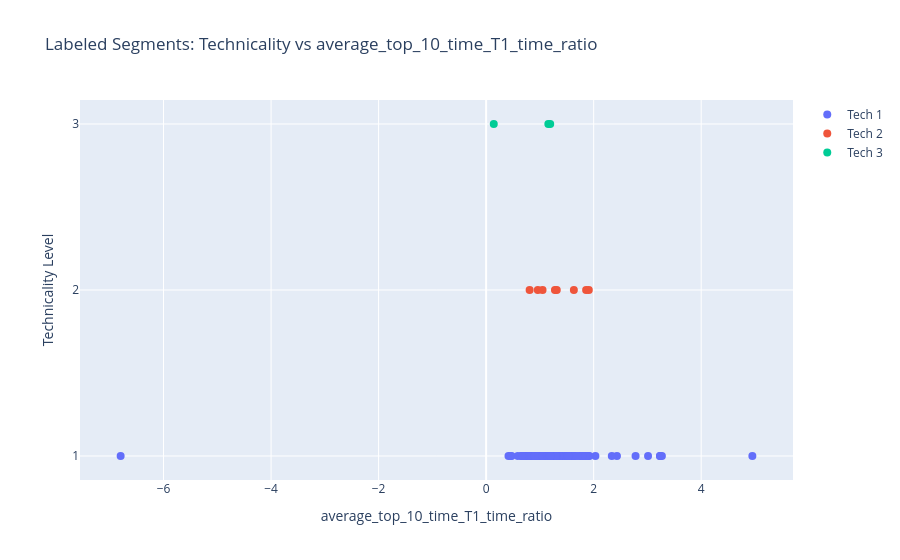

This figure's notebook cell:
### Code cell
# plot technicality vs besti
fig = go.Figure()
for tech in sorted(Whole_df_labeled['technicality'].unique()):
    tech_data = Whole_df_labeled[Whole_df_labeled['technicality'] == tech]
    fig.add_trace(go.Scatter(
        x=tech_data[ratio],
        y=tech_data['technicality'],
        mode='markers',
        name=f'Tech {int(tech)}',
        marker=dict(size=8),
        hovertemplate=
            "<b>Segment ID:</b> %{customdata[0]}<br>" +
            "<b>Technicality:</b> %{y}<br>" +
            "<b>Best Time / T1 Time Ratio:</b> %{x:.2f}<br>" +
            "<b>Best Time:</b> %{customdata[1]:.0f}s<br>" +
            "<b>T1 Time:</b> %{customdata[2]:.0f}s<br>" +
            "<extra></extra>",
        customdata=np.stack((tech_data['segment_id'], tech_data['best_time'], tech_data['T1_time']), axis=-1)
    ))
fig.update_layout(
    title=f"Labeled Segments: Technicality vs {ratio}",
    xaxis_title=f"{ratio}",
    yaxis_title="Technicality Level",
    yaxis=dict(tickmode='linear', tick0=1, dtick=1),
    hovermode='closest'
)
fig.show()

### Figure 1 — Plotly figure (JSON) as saved in the notebook; plotly's stock layout.template omitted (floating-point values rounded to 4 significant figures; data arrays with more than 128 entries replaced by an {"elided": "..."} marker saying what was removed)
{"data": [{"customdata": {"elided": "802x3 float values"}, "hovertemplate": "<b>Segment ID:</b> %{customdata[0]}<br><b>Technicality:</b> %{y}<br><b>Best Time / T1 Time Ratio:</b> %{x:.2f}<br><b>Best Time:</b> %{customdata[1]:.0f}s<br><b>T1 Time:</b> %{customdata[2]:.0f}s<br><extra></extra>", "marker": {"size": 8}, "mode": "markers", "name": "Tech 1", "type": "scatter", "x": {"elided": "802 float values"}, "y": {"elided": "802 int values"}}, {"customdata": [[6189000.0, 307.0, 410.0], [23320000.0, 400.0, 453.7], [19470000.0, 790.0, 819.2], [11170000.0, 1104.0, 661.7], [38420000.0, 1055.0, 709.5], [2158000.0, 965.0, 979.6], [32490000.0, 64.0, 41.32], [23450000.0, 357.0, 336.6]], "hovertemplate": "<b>Segment ID:</b> %{customdata[0]}<br><b>Technicality:</b> %{y}<br><b>Best Time / T1 Time Ratio:</b> %{x:.2f}<br><b>Best Time:</b> %{customdata[1]:.0f}s<br><b>T1 Time:</b> %{customdata[2]:.0f}s<br><extra></extra>", "marker": {"size": 8}, "mode": "markers", "name": "Tech 2", "type": "scatter", "x": [0.8089, 0.9612, 1.049, 1.859, 1.632, 1.314, 1.909, 1.28], "y": [2, 2, 2, 2, 2, 2, 2, 2]}, {"customdata": [[5493000.0, 1800.0, 1745.0], [11640000.0, 2266.0, 2169.0], [28210000.0, 33.0, 236.2]], "hovertemplate": "<b>Segment ID:</b> %{customdata[0]}<br><b>Technicality:</b> %{y}<br><b>Best Time / T1 Time Ratio:</b> %{x:.2f}<br><b>Best Time:</b> %{customdata[1]:.0f}s<br><b>T1 Time:</b> %{customdata[2]:.0f}s<br><extra></extra>", "marker": {"size": 8}, "mode": "markers", "name": "Tech 3", "type": "scatter", "x": [1.157, 1.191, 0.1422], "y": [3, 3, 3]}], "layout": {"hovermode": "closest", "title": {"text": "Labeled Segments: Technicality vs average_top_10_time_T1_time_ratio"}, "xaxis": {"title": {"text": "average_top_10_time_T1_time_ratio"}}, "yaxis": {"dtick": 1, "tick0": 1, "tickmode": "linear", "title": {"text": "Technicality Level"}}}}
